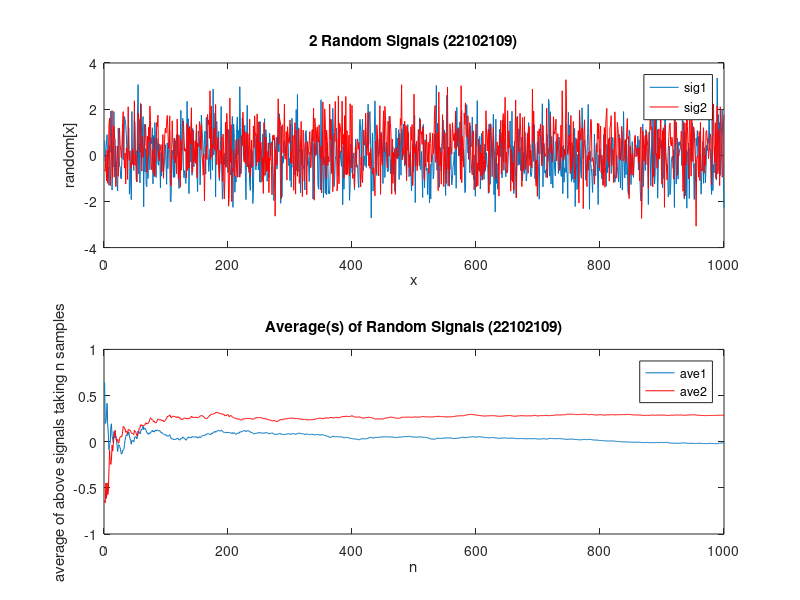

The MATLAB source for this figure: (Note: this script raises an error after producing the figure.)
clc;
clear all;
subplot(2,1,1);
sig1 = zeros(1,1000);
sig2 = sig1;
sig1 = 1 * randn(1,1000) + 0;
sig2 = 1 * randn(1,1000) + 0.2;
p1 = plot(sig1);
hold on;
p2 = plot(sig2, 'red')
hold off;
legend([p1, p2], 'sig1', 'sig2')
xlabel('x')
ylabel('random[x]')
title('2 Random Signals (22102109)')

subplot(2,1,2);
ave1 = zeros(1,1000);
ave2 = ave1;
for i = 1:1000
    ave1(i) = mean(sig1(1:i));
    ave2(i) = mean(sig2(1:i));
end
ap1 = plot(ave1);
hold on;
ap2 = plot(ave2, 'red');
hold off;
legend([ap1, ap2], 'ave1', 'ave2');
xlabel('n');
ylabel('average of above signals taking n samples');
title('Average(s) of Random Signals (22102109)');
sgtitle('Random Signals (22102109)')
